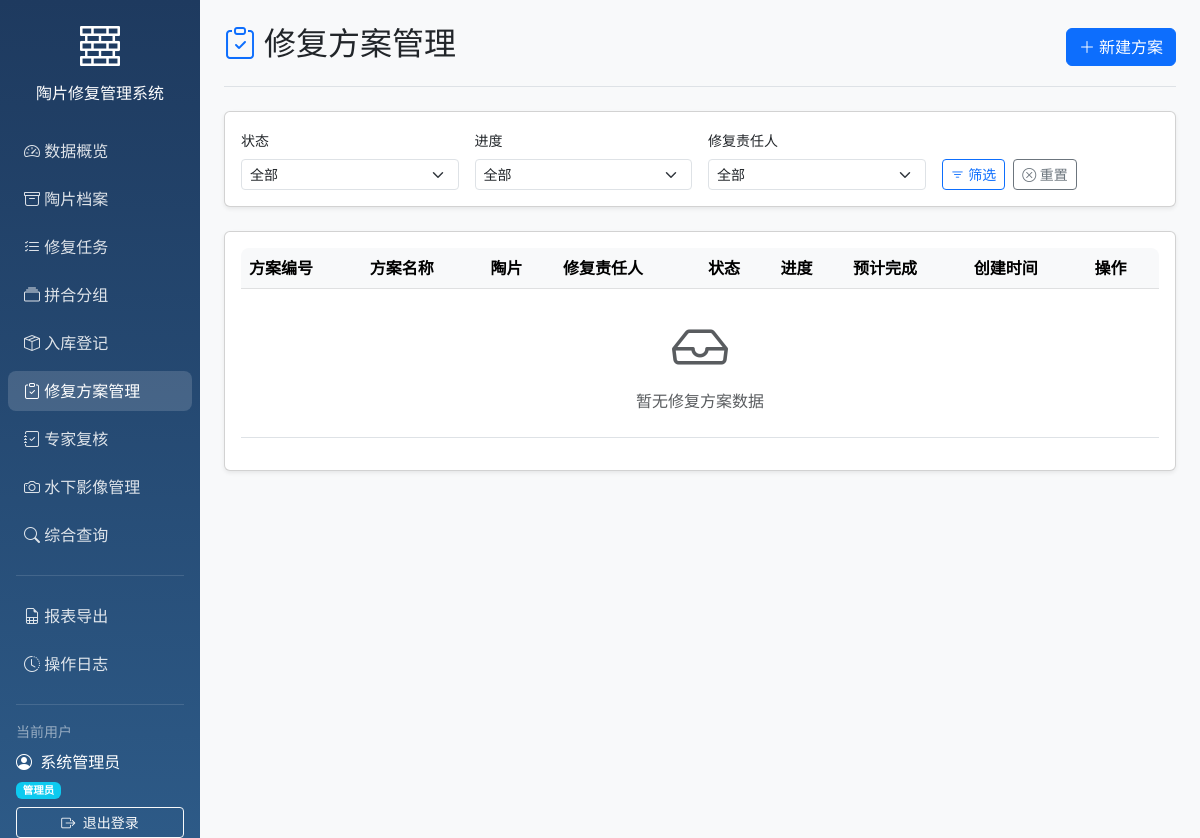
/repair_plans (signed in), run on an earlier commit of the app's database.
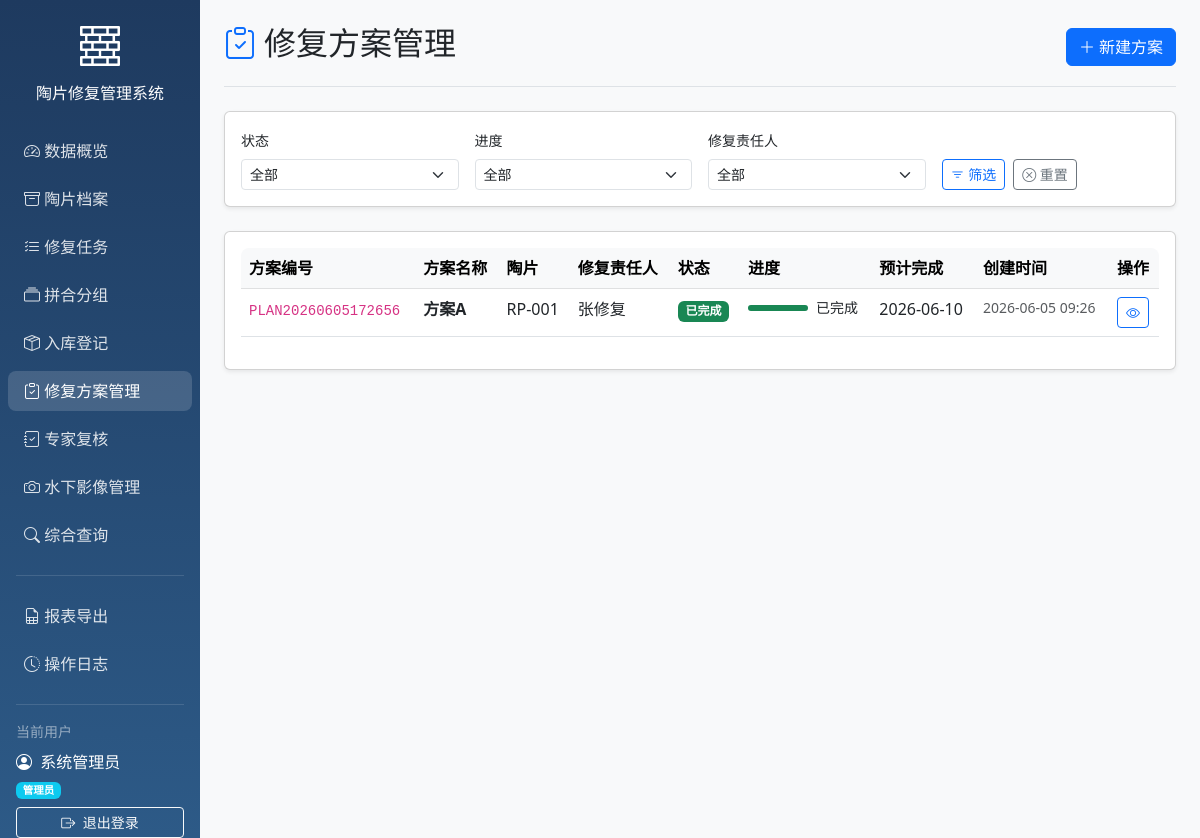
And on a later commit of the database.
### models/models.py (models this page shows)
class RepairPlan(Base):
    __tablename__ = "repair_plans"
    id = Column(Integer, primary_key=True, index=True)
    plan_number = Column(String, unique=True, index=True)
    pottery_id = Column(Integer, ForeignKey("potteries.id"), nullable=False)
    group_id = Column(Integer, ForeignKey("pottery_groups.id"), nullable=True)
    task_id = Column(Integer, ForeignKey("repair_tasks.id"), nullable=True)
    plan_name = Column(String, nullable=False)
    plan_description = Column(Text)
    repair_method = Column(String)
    materials_used = Column(Text)
    estimated_duration = Column(Integer)
    expected_completion_date = Column(Date)
    status = Column(String, default=RepairPlanStatus.DRAFT)
    progress = Column(String, default=RepairProgress.NOT_STARTED)
    restorer_id = Column(Integer, ForeignKey("users.id"), nullable=True)
    restorer_name = Column(String)
    created_by = Column(Integer, ForeignKey("users.id"))
    submitted_at = Column(DateTime(timezone=True), nullable=True)
    completed_at = Column(DateTime(timezone=True), nullable=True)
    created_at = Column(DateTime(timezone=True), server_default=func.now())
    updated_at = Column(DateTime(timezone=True), onupdate=func.now())
    pottery = relationship("Pottery")
    group = relationship("PotteryGroup")
    task = relationship("RepairTask", foreign_keys=[task_id])
    restorer = relationship("User", foreign_keys=[restorer_id])
    creator = relationship("User", foreign_keys=[created_by])
    review_records = relationship("ReviewRecord", back_populates="repair_plan", cascade="all, delete-orphan")
    comparison_images = relationship("RepairComparisonImage", back_populates="repair_plan", cascade="all, delete-orphan")

class Pottery(Base):
    __tablename__ = "potteries"
    id = Column(Integer, primary_key=True, index=True)
    pottery_number = Column(String, unique=True, index=True)
    water_area = Column(String)
    trench_number = Column(String)
    material = Column(String)
    decoration_description = Column(Text)
    damage_level = Column(String)
    current_status = Column(String)
    recovery_date = Column(Date)
    created_at = Column(DateTime(timezone=True), server_default=func.now())
    updated_at = Column(DateTime(timezone=True), onupdate=func.now())
    is_locked = Column(Boolean, default=False)
    cleaning_records = relationship("CleaningRecord", back_populates="pottery")
    pottery_groups = relationship("PotteryGroupMember", back_populates="pottery")
    storage_record = relationship("StorageRecord", uselist=False, back_populates="pottery")
    images = relationship("PotteryImage", back_populates="pottery", cascade="all, delete-orphan")
    repair_tasks = relationship("RepairTask", back_populates="pottery")

class User(Base):
    __tablename__ = "users"
    id = Column(Integer, primary_key=True, index=True)
    username = Column(String, unique=True, index=True)
    hashed_password = Column(String)
    full_name = Column(String)
    role = Column(String, default="修复员")
    created_at = Column(DateTime(timezone=True), server_default=func.now())
    assigned_tasks = relationship("RepairTask", foreign_keys="RepairTask.assignee_id", back_populates="assignee")
    created_tasks = relationship("RepairTask", foreign_keys="RepairTask.creator_id", back_populates="creator")
    operation_logs = relationship("OperationLog", back_populates="user")

### main.py (the view)
@app.get("/repair_plans", response_class=HTMLResponse)
async def list_repair_plans(
    request: Request,
    current_user: User = Depends(get_current_user),
    db: Session = Depends(get_db),
    status_filter: Optional[str] = None,
    progress_filter: Optional[str] = None,
    restorer_filter: Optional[int] = None,
    pottery_id: Optional[int] = None
):
    query = db.query(RepairPlan)
    if status_filter:
        query = query.filter(RepairPlan.status == status_filter)
    if progress_filter:
        query = query.filter(RepairPlan.progress == progress_filter)
    if restorer_filter:
        query = query.filter(RepairPlan.restorer_id == restorer_filter)
    if pottery_id:
        query = query.filter(RepairPlan.pottery_id == pottery_id)
    plans = query.order_by(RepairPlan.created_at.desc()).all()
    users = db.query(User).all()
    potteries = db.query(Pottery).all()
    return templates.TemplateResponse("repair_plans.html", {
        "request": request,
        "current_user": current_user,
        "plans": plans,
        "users": users,
        "potteries": potteries,
        "status_filter": status_filter,
        "progress_filter": progress_filter,
        "restorer_filter": restorer_filter,
        "pottery_id": pottery_id
    })

### templates/repair_plans.html (shortened to what the changed rows need)
{% extends "base.html" %}
{% block body %}
<div class="container-fluid">
    <div class="row">
        <main class="col-md-9 ms-sm-auto col-lg-10 px-md-4 main-content">
            <div class="d-flex justify-content-between flex-wrap flex-md-nowrap align-items-center pt-4 pb-3 mb-4 border-bottom">
                <h1 class="h2">
                    <i class="bi bi-clipboard-check text-primary me-2"></i>修复方案管理
                </h1>
            </div>
            <div class="card shadow-sm">
                <div class="card-body">
                    <div class="table-responsive">
                        <table class="table table-hover">
                            <thead class="table-light">
                                <tr>
                                    <th>方案编号</th>
                                    <th>方案名称</th>
                                    <th>陶片</th>
                                    <th>修复责任人</th>
                                    <th>状态</th>
                                    <th>进度</th>
                                    <th>预计完成</th>
                                    <th>创建时间</th>
                                    <th>操作</th>
                                </tr>
                            </thead>
                            <tbody>
                                {% for plan in plans %}
                                <tr onclick="window.location='/repair_plans/{{ plan.id }}'" style="cursor: pointer;">
                                    <td><code class="small">{{ plan.plan_number }}</code></td>
                                    <td><strong>{{ plan.plan_name }}</strong></td>
                                    <td>{{ plan.pottery.pottery_number }}</td>
                                    <td>{{ plan.restorer_name or (plan.restorer.full_name if plan.restorer else '-') }}</td>
                                    <td>
                                        {% if plan.status == '草稿' %}
                                        <span class="badge bg-secondary">草稿</span>
                                        {% elif plan.status == '已提交' %}
                                        <span class="badge bg-info">已提交</span>
                                        {% elif plan.status == '复核中' %}
                                        <span class="badge bg-warning">复核中</span>
                                        {% elif plan.status == '已通过' %}
                                        <span class="badge bg-success">已通过</span>
                                        {% elif plan.status == '已驳回' %}
                                        <span class="badge bg-danger">已驳回</span>
                                        {% elif plan.status == '修复中' %}
                                        <span class="badge bg-primary">修复中</span>
                                        {% elif plan.status == '已完成' %}
                                        <span class="badge bg-success">已完成</span>
                                        {% else %}
                                        <span class="badge bg-light text-dark">{{ plan.status }}</span>
                                        {% endif %}
                                    </td>
                                    <td>
                                        <div class="d-flex align-items-center">
                                            <div class="progress me-2" style="width: 60px; height: 6px;">
                                                {% set progress_map = {'未开始': 0, '准备中': 10, '清洗中': 25, '拼合中': 40, '修复中': 60, '补色中': 80, '收尾中': 90, '已完成': 100} %}
                                                {% set p = progress_map.get(plan.progress, 0) %}
                                                <div class="progress-bar {% if p >= 100 %}bg-success{% elif p >= 60 %}bg-primary{% elif p >= 30 %}bg-warning{% else %}bg-info{% endif %}" style="width: {{ p }}%"></div>
                                            </div>
                                            <small>{{ plan.progress }}</small>
                                        </div>
                                    </td>
                                    <td>{{ plan.expected_completion_date|strftime if plan.expected_completion_date else '-' }}</td>
                                    <td class="small text-muted">{{ plan.created_at|strftime_full }}</td>
                                    <td>
                                        <div class="btn-group btn-group-sm" onclick="event.stopPropagation()">
                                            <a href="/repair_plans/{{ plan.id }}" class="btn btn-outline-primary" title="查看详情">
                                                <i class="bi bi-eye"></i>
                                            </a>
                                        </div>
                                    </td>
                                </tr>
                                {% else %}
                                <tr>
                                    <td colspan="9" class="text-center text-muted py-4">
                                        <i class="bi bi-inbox display-4 d-block mb-2"></i>
                                        暂无修复方案数据
                                    </td>
                                </tr>
                                {% endfor %}
                            </tbody>
                        </table>
                    </div>
                </div>
            </div>
        </main>
    </div>
</div>
{% endblock %}

What changed in the data, as far as the page shows it:
added RepairPlan: plan_number "PLAN20260605172656", plan_name "方案A", pottery.pottery_number "RP-001", restorer_name.full_name "张修复", status "已完成", {{ p }} 100 (drawn), progress "已完成", expected_completion_date|strftime "2026-06-10", created_at|strftime_full "2026-06-05 09:26"
Also different on the page:
text no longer shown: "暂无修复方案数据"
